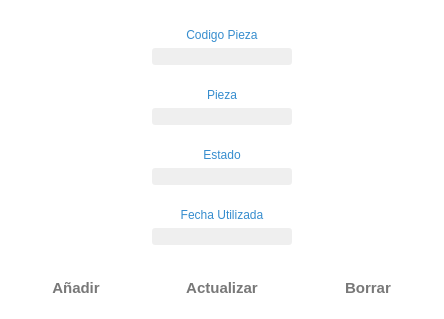
<?xml version="1.0" encoding="UTF-8"?>
<ui version="4.0">
 <class>Pieza</class>
 <widget class="QWidget" name="Pieza">
  <property name="geometry">
   <rect>
    <x>0</x>
    <y>0</y>
    <width>442</width>
    <height>319</height>
   </rect>
  </property>
  <property name="palette">
   <palette>
    <active>
     <colorrole role="WindowText">
      <brush brushstyle="SolidPattern">
       <color alpha="255">
        <red>0</red>
        <green>0</green>
        <blue>0</blue>
       </color>
      </brush>
     </colorrole>
     <colorrole role="Button">
      <brush brushstyle="SolidPattern">
       <color alpha="255">
        <red>255</red>
        <green>255</green>
        <blue>255</blue>
       </color>
      </brush>
     </colorrole>
     <colorrole role="Light">
      <brush brushstyle="SolidPattern">
       <color alpha="255">
        <red>255</red>
        <green>255</green>
        <blue>255</blue>
       </color>
      </brush>
     </colorrole>
     <colorrole role="Midlight">
      <brush brushstyle="SolidPattern">
       <color alpha="255">
        <red>255</red>
        <green>255</green>
        <blue>255</blue>
       </color>
      </brush>
     </colorrole>
     <colorrole role="Dark">
      <brush brushstyle="SolidPattern">
       <color alpha="255">
        <red>127</red>
        <green>127</green>
        <blue>127</blue>
       </color>
      </brush>
     </colorrole>
     <colorrole role="Mid">
      <brush brushstyle="SolidPattern">
       <color alpha="255">
        <red>170</red>
        <green>170</green>
        <blue>170</blue>
       </color>
      </brush>
     </colorrole>
     <colorrole role="Text">
      <brush brushstyle="SolidPattern">
       <color alpha="255">
        <red>0</red>
        <green>0</green>
        <blue>0</blue>
       </color>
      </brush>
     </colorrole>
     <colorrole role="BrightText">
      <brush brushstyle="SolidPattern">
       <color alpha="255">
        <red>255</red>
        <green>255</green>
        <blue>255</blue>
       </color>
      </brush>
     </colorrole>
     <colorrole role="ButtonText">
      <brush brushstyle="SolidPattern">
       <color alpha="255">
        <red>0</red>
        <green>0</green>
        <blue>0</blue>
       </color>
      </brush>
     </colorrole>
     <colorrole role="Base">
      <brush brushstyle="SolidPattern">
       <color alpha="255">
        <red>255</red>
        <green>255</green>
        <blue>255</blue>
       </color>
      </brush>
     </colorrole>
     <colorrole role="Window">
      <brush brushstyle="SolidPattern">
       <color alpha="255">
        <red>255</red>
        <green>255</green>
        <blue>255</blue>
       </color>
      </brush>
     </colorrole>
     <colorrole role="Shadow">
      <brush brushstyle="SolidPattern">
       <color alpha="255">
        <red>0</red>
        <green>0</green>
        <blue>0</blue>
       </color>
      </brush>
     </colorrole>
     <colorrole role="AlternateBase">
      <brush brushstyle="SolidPattern">
       <color alpha="255">
        <red>255</red>
        <green>255</green>
        <blue>255</blue>
       </color>
      </brush>
     </colorrole>
     <colorrole role="ToolTipBase">
      <brush brushstyle="SolidPattern">
       <color alpha="255">
        <red>255</red>
        <green>255</green>
        <blue>220</blue>
       </color>
      </brush>
     </colorrole>
     <colorrole role="ToolTipText">
      <brush brushstyle="SolidPattern">
       <color alpha="255">
        <red>0</red>
        <green>0</green>
        <blue>0</blue>
       </color>
      </brush>
     </colorrole>
     <colorrole role="PlaceholderText">
      <brush brushstyle="SolidPattern">
       <color alpha="128">
        <red>0</red>
        <green>0</green>
        <blue>0</blue>
       </color>
      </brush>
     </colorrole>
    </active>
    <inactive>
     <colorrole role="WindowText">
      <brush brushstyle="SolidPattern">
       <color alpha="255">
        <red>0</red>
        <green>0</green>
        <blue>0</blue>
       </color>
      </brush>
     </colorrole>
     <colorrole role="Button">
      <brush brushstyle="SolidPattern">
       <color alpha="255">
        <red>255</red>
        <green>255</green>
        <blue>255</blue>
       </color>
      </brush>
     </colorrole>
     <colorrole role="Light">
      <brush brushstyle="SolidPattern">
       <color alpha="255">
        <red>255</red>
        <green>255</green>
        <blue>255</blue>
       </color>
      </brush>
     </colorrole>
     <colorrole role="Midlight">
      <brush brushstyle="SolidPattern">
       <color alpha="255">
        <red>255</red>
        <green>255</green>
        <blue>255</blue>
       </color>
      </brush>
     </colorrole>
     <colorrole role="Dark">
      <brush brushstyle="SolidPattern">
       <color alpha="255">
        <red>127</red>
        <green>127</green>
        <blue>127</blue>
       </color>
      </brush>
     </colorrole>
     <colorrole role="Mid">
      <brush brushstyle="SolidPattern">
       <color alpha="255">
        <red>170</red>
        <green>170</green>
        <blue>170</blue>
       </color>
      </brush>
     </colorrole>
     <colorrole role="Text">
      <brush brushstyle="SolidPattern">
       <color alpha="255">
        <red>0</red>
        <green>0</green>
        <blue>0</blue>
       </color>
      </brush>
     </colorrole>
     <colorrole role="BrightText">
      <brush brushstyle="SolidPattern">
       <color alpha="255">
        <red>255</red>
        <green>255</green>
        <blue>255</blue>
       </color>
      </brush>
     </colorrole>
     <colorrole role="ButtonText">
      <brush brushstyle="SolidPattern">
       <color alpha="255">
        <red>0</red>
        <green>0</green>
        <blue>0</blue>
       </color>
      </brush>
     </colorrole>
     <colorrole role="Base">
      <brush brushstyle="SolidPattern">
       <color alpha="255">
        <red>255</red>
        <green>255</green>
        <blue>255</blue>
       </color>
      </brush>
     </colorrole>
     <colorrole role="Window">
      <brush brushstyle="SolidPattern">
       <color alpha="255">
        <red>255</red>
        <green>255</green>
        <blue>255</blue>
       </color>
      </brush>
     </colorrole>
     <colorrole role="Shadow">
      <brush brushstyle="SolidPattern">
       <color alpha="255">
        <red>0</red>
        <green>0</green>
        <blue>0</blue>
       </color>
      </brush>
     </colorrole>
     <colorrole role="AlternateBase">
      <brush brushstyle="SolidPattern">
       <color alpha="255">
        <red>255</red>
        <green>255</green>
        <blue>255</blue>
       </color>
      </brush>
     </colorrole>
     <colorrole role="ToolTipBase">
      <brush brushstyle="SolidPattern">
       <color alpha="255">
        <red>255</red>
        <green>255</green>
        <blue>220</blue>
       </color>
      </brush>
     </colorrole>
     <colorrole role="ToolTipText">
      <brush brushstyle="SolidPattern">
       <color alpha="255">
        <red>0</red>
        <green>0</green>
        <blue>0</blue>
       </color>
      </brush>
     </colorrole>
     <colorrole role="PlaceholderText">
      <brush brushstyle="SolidPattern">
       <color alpha="128">
        <red>0</red>
        <green>0</green>
        <blue>0</blue>
       </color>
      </brush>
     </colorrole>
    </inactive>
    <disabled>
     <colorrole role="WindowText">
      <brush brushstyle="SolidPattern">
       <color alpha="255">
        <red>127</red>
        <green>127</green>
        <blue>127</blue>
       </color>
      </brush>
     </colorrole>
     <colorrole role="Button">
      <brush brushstyle="SolidPattern">
       <color alpha="255">
        <red>255</red>
        <green>255</green>
        <blue>255</blue>
       </color>
      </brush>
     </colorrole>
     <colorrole role="Light">
      <brush brushstyle="SolidPattern">
       <color alpha="255">
        <red>255</red>
        <green>255</green>
        <blue>255</blue>
       </color>
      </brush>
     </colorrole>
     <colorrole role="Midlight">
      <brush brushstyle="SolidPattern">
       <color alpha="255">
        <red>255</red>
        <green>255</green>
        <blue>255</blue>
       </color>
      </brush>
     </colorrole>
     <colorrole role="Dark">
      <brush brushstyle="SolidPattern">
       <color alpha="255">
        <red>127</red>
        <green>127</green>
        <blue>127</blue>
       </color>
      </brush>
     </colorrole>
     <colorrole role="Mid">
      <brush brushstyle="SolidPattern">
       <color alpha="255">
        <red>170</red>
        <green>170</green>
        <blue>170</blue>
       </color>
      </brush>
     </colorrole>
     <colorrole role="Text">
      <brush brushstyle="SolidPattern">
       <color alpha="255">
        <red>127</red>
        <green>127</green>
        <blue>127</blue>
       </color>
      </brush>
     </colorrole>
     <colorrole role="BrightText">
      <brush brushstyle="SolidPattern">
       <color alpha="255">
        <red>255</red>
        <green>255</green>
        <blue>255</blue>
       </color>
      </brush>
     </colorrole>
     <colorrole role="ButtonText">
      <brush brushstyle="SolidPattern">
       <color alpha="255">
        <red>127</red>
        <green>127</green>
        <blue>127</blue>
       </color>
      </brush>
     </colorrole>
     <colorrole role="Base">
      <brush brushstyle="SolidPattern">
       <color alpha="255">
        <red>255</red>
        <green>255</green>
        <blue>255</blue>
       </color>
      </brush>
     </colorrole>
     <colorrole role="Window">
      <brush brushstyle="SolidPattern">
       <color alpha="255">
        <red>255</red>
        <green>255</green>
        <blue>255</blue>
       </color>
      </brush>
     </colorrole>
     <colorrole role="Shadow">
      <brush brushstyle="SolidPattern">
       <color alpha="255">
        <red>0</red>
        <green>0</green>
        <blue>0</blue>
       </color>
      </brush>
     </colorrole>
     <colorrole role="AlternateBase">
      <brush brushstyle="SolidPattern">
       <color alpha="255">
        <red>255</red>
        <green>255</green>
        <blue>255</blue>
       </color>
      </brush>
     </colorrole>
     <colorrole role="ToolTipBase">
      <brush brushstyle="SolidPattern">
       <color alpha="255">
        <red>255</red>
        <green>255</green>
        <blue>220</blue>
       </color>
      </brush>
     </colorrole>
     <colorrole role="ToolTipText">
      <brush brushstyle="SolidPattern">
       <color alpha="255">
        <red>0</red>
        <green>0</green>
        <blue>0</blue>
       </color>
      </brush>
     </colorrole>
     <colorrole role="PlaceholderText">
      <brush brushstyle="SolidPattern">
       <color alpha="128">
        <red>0</red>
        <green>0</green>
        <blue>0</blue>
       </color>
      </brush>
     </colorrole>
    </disabled>
   </palette>
  </property>
  <property name="windowTitle">
   <string>Form</string>
  </property>
  <layout class="QVBoxLayout" name="verticalLayout_5">
   <item>
    <layout class="QHBoxLayout" name="horizontalLayout_2">
     <item>
      <spacer name="horizontalSpacer_2">
       <property name="orientation">
        <enum>Qt::Horizontal</enum>
       </property>
       <property name="sizeHint" stdset="0">
        <size>
         <width>40</width>
         <height>20</height>
        </size>
       </property>
      </spacer>
     </item>
     <item>
      <layout class="QVBoxLayout" name="verticalLayout_4">
       <item>
        <spacer name="verticalSpacer_4">
         <property name="orientation">
          <enum>Qt::Vertical</enum>
         </property>
         <property name="sizeHint" stdset="0">
          <size>
           <width>20</width>
           <height>40</height>
          </size>
         </property>
        </spacer>
       </item>
       <item>
        <layout class="QVBoxLayout" name="verticalLayout">
         <item>
          <widget class="QLabel" name="label">
           <property name="styleSheet">
            <string notr="true">font: 10pt &quot;Segoe UI Semilight&quot;;
color: rgb(54, 141, 206);</string>
           </property>
           <property name="text">
            <string>Codigo Pieza</string>
           </property>
           <property name="alignment">
            <set>Qt::AlignCenter</set>
           </property>
          </widget>
         </item>
         <item>
          <widget class="MyLineEditShine" name="le_codigo">
           <property name="font">
            <font>
             <family>Segoe UI</family>
             <pointsize>10</pointsize>
            </font>
           </property>
           <property name="styleSheet">
            <string notr="true">background-color: #EFEFEF; 
border-radius: 3px;
color:rgb(50, 50, 50);</string>
           </property>
           <property name="alignment">
            <set>Qt::AlignCenter</set>
           </property>
          </widget>
         </item>
        </layout>
       </item>
       <item>
        <spacer name="verticalSpacer">
         <property name="orientation">
          <enum>Qt::Vertical</enum>
         </property>
         <property name="sizeHint" stdset="0">
          <size>
           <width>20</width>
           <height>40</height>
          </size>
         </property>
        </spacer>
       </item>
       <item>
        <layout class="QVBoxLayout" name="verticalLayout_2">
         <item>
          <widget class="QLabel" name="label_2">
           <property name="styleSheet">
            <string notr="true">font: 10pt &quot;Segoe UI Semilight&quot;;
color: rgb(54, 141, 206);</string>
           </property>
           <property name="text">
            <string>Pieza</string>
           </property>
           <property name="alignment">
            <set>Qt::AlignCenter</set>
           </property>
          </widget>
         </item>
         <item>
          <widget class="MyLineEditShine" name="le_pieza">
           <property name="minimumSize">
            <size>
             <width>0</width>
             <height>0</height>
            </size>
           </property>
           <property name="font">
            <font>
             <family>Segoe UI</family>
             <pointsize>10</pointsize>
            </font>
           </property>
           <property name="styleSheet">
            <string notr="true">background-color: #EFEFEF; 
border-radius: 3px;
color:rgb(50, 50, 50);</string>
           </property>
           <property name="alignment">
            <set>Qt::AlignCenter</set>
           </property>
          </widget>
         </item>
        </layout>
       </item>
       <item>
        <spacer name="verticalSpacer_3">
         <property name="orientation">
          <enum>Qt::Vertical</enum>
         </property>
         <property name="sizeHint" stdset="0">
          <size>
           <width>20</width>
           <height>40</height>
          </size>
         </property>
        </spacer>
       </item>
       <item>
        <layout class="QVBoxLayout" name="verticalLayout_3">
         <item>
          <widget class="QLabel" name="label_3">
           <property name="styleSheet">
            <string notr="true">font: 10pt &quot;Segoe UI Semilight&quot;;
color: rgb(54, 141, 206);</string>
           </property>
           <property name="text">
            <string>Estado</string>
           </property>
           <property name="alignment">
            <set>Qt::AlignCenter</set>
           </property>
          </widget>
         </item>
         <item>
          <widget class="MyLineEditShine" name="le_estado">
           <property name="minimumSize">
            <size>
             <width>0</width>
             <height>0</height>
            </size>
           </property>
           <property name="font">
            <font>
             <family>Segoe UI</family>
             <pointsize>10</pointsize>
            </font>
           </property>
           <property name="styleSheet">
            <string notr="true">background-color: #EFEFEF; 
border-radius: 3px;
color:rgb(50, 50, 50);</string>
           </property>
           <property name="alignment">
            <set>Qt::AlignCenter</set>
           </property>
          </widget>
         </item>
        </layout>
       </item>
       <item>
        <spacer name="verticalSpacer_2">
         <property name="orientation">
          <enum>Qt::Vertical</enum>
         </property>
         <property name="sizeHint" stdset="0">
          <size>
           <width>20</width>
           <height>40</height>
          </size>
         </property>
        </spacer>
       </item>
       <item>
        <layout class="QVBoxLayout" name="verticalLayout_6">
         <item>
          <widget class="QLabel" name="label_4">
           <property name="styleSheet">
            <string notr="true">font: 10pt &quot;Segoe UI Semilight&quot;;
color: rgb(54, 141, 206);</string>
           </property>
           <property name="text">
            <string>Fecha Utilizada</string>
           </property>
           <property name="alignment">
            <set>Qt::AlignCenter</set>
           </property>
          </widget>
         </item>
         <item>
          <widget class="MyLineEditShine" name="le_fecha_uso">
           <property name="minimumSize">
            <size>
             <width>0</width>
             <height>0</height>
            </size>
           </property>
           <property name="font">
            <font>
             <family>Segoe UI</family>
             <pointsize>10</pointsize>
            </font>
           </property>
           <property name="styleSheet">
            <string notr="true">background-color: #EFEFEF; 
border-radius: 3px;
color:rgb(50, 50, 50);</string>
           </property>
           <property name="alignment">
            <set>Qt::AlignCenter</set>
           </property>
          </widget>
         </item>
        </layout>
       </item>
       <item>
        <spacer name="verticalSpacer_7">
         <property name="orientation">
          <enum>Qt::Vertical</enum>
         </property>
         <property name="sizeHint" stdset="0">
          <size>
           <width>20</width>
           <height>40</height>
          </size>
         </property>
        </spacer>
       </item>
      </layout>
     </item>
     <item>
      <spacer name="horizontalSpacer">
       <property name="orientation">
        <enum>Qt::Horizontal</enum>
       </property>
       <property name="sizeHint" stdset="0">
        <size>
         <width>40</width>
         <height>20</height>
        </size>
       </property>
      </spacer>
     </item>
    </layout>
   </item>
   <item>
    <spacer name="verticalSpacer_6">
     <property name="orientation">
      <enum>Qt::Vertical</enum>
     </property>
     <property name="sizeHint" stdset="0">
      <size>
       <width>20</width>
       <height>40</height>
      </size>
     </property>
    </spacer>
   </item>
   <item>
    <layout class="QHBoxLayout" name="horizontalLayout">
     <item>
      <widget class="QPushButton" name="pb_agregar">
       <property name="minimumSize">
        <size>
         <width>130</width>
         <height>40</height>
        </size>
       </property>
       <property name="maximumSize">
        <size>
         <width>130</width>
         <height>41</height>
        </size>
       </property>
       <property name="font">
        <font>
         <family>Segoe UI</family>
         <pointsize>11</pointsize>
         <weight>75</weight>
         <bold>true</bold>
        </font>
       </property>
       <property name="styleSheet">
        <string notr="true">border-radius: 10px;
color:rgb(120, 120, 120);</string>
       </property>
       <property name="text">
        <string>Añadir</string>
       </property>
       <property name="icon">
        <iconset resource="assets.qrc">
         <normaloff>:/icons/subir.png</normaloff>:/icons/subir.png</iconset>
       </property>
       <property name="iconSize">
        <size>
         <width>25</width>
         <height>25</height>
        </size>
       </property>
      </widget>
     </item>
     <item>
      <widget class="QPushButton" name="pb_actualizar">
       <property name="minimumSize">
        <size>
         <width>150</width>
         <height>40</height>
        </size>
       </property>
       <property name="maximumSize">
        <size>
         <width>150</width>
         <height>41</height>
        </size>
       </property>
       <property name="font">
        <font>
         <family>Segoe UI</family>
         <pointsize>11</pointsize>
         <weight>75</weight>
         <bold>true</bold>
        </font>
       </property>
       <property name="styleSheet">
        <string notr="true">border-radius: 10px;
color:rgb(120, 120, 120);</string>
       </property>
       <property name="text">
        <string>Actualizar</string>
       </property>
       <property name="icon">
        <iconset resource="assets.qrc">
         <normaloff>:/icons/update.png</normaloff>:/icons/update.png</iconset>
       </property>
       <property name="iconSize">
        <size>
         <width>30</width>
         <height>30</height>
        </size>
       </property>
      </widget>
     </item>
     <item>
      <widget class="QPushButton" name="pb_borrar">
       <property name="minimumSize">
        <size>
         <width>130</width>
         <height>40</height>
        </size>
       </property>
       <property name="maximumSize">
        <size>
         <width>130</width>
         <height>41</height>
        </size>
       </property>
       <property name="font">
        <font>
         <family>Segoe UI</family>
         <pointsize>11</pointsize>
         <weight>75</weight>
         <bold>true</bold>
        </font>
       </property>
       <property name="styleSheet">
        <string notr="true">border-radius: 10px;
color:rgb(120, 120, 120);</string>
       </property>
       <property name="text">
        <string>Borrar</string>
       </property>
       <property name="icon">
        <iconset resource="assets.qrc">
         <normaloff>:/icons/delete_blue.png</normaloff>:/icons/delete_blue.png</iconset>
       </property>
       <property name="iconSize">
        <size>
         <width>25</width>
         <height>25</height>
        </size>
       </property>
      </widget>
     </item>
    </layout>
   </item>
   <item>
    <spacer name="verticalSpacer_5">
     <property name="orientation">
      <enum>Qt::Vertical</enum>
     </property>
     <property name="sizeHint" stdset="0">
      <size>
       <width>20</width>
       <height>6</height>
      </size>
     </property>
    </spacer>
   </item>
  </layout>
 </widget>
 <customwidgets>
  <customwidget>
   <class>MyLineEditShine</class>
   <extends>QLineEdit</extends>
   <header location="global">mylineeditshine.h</header>
  </customwidget>
 </customwidgets>
 <resources>
  <include location="assets.qrc"/>
 </resources>
 <connections/>
</ui>
